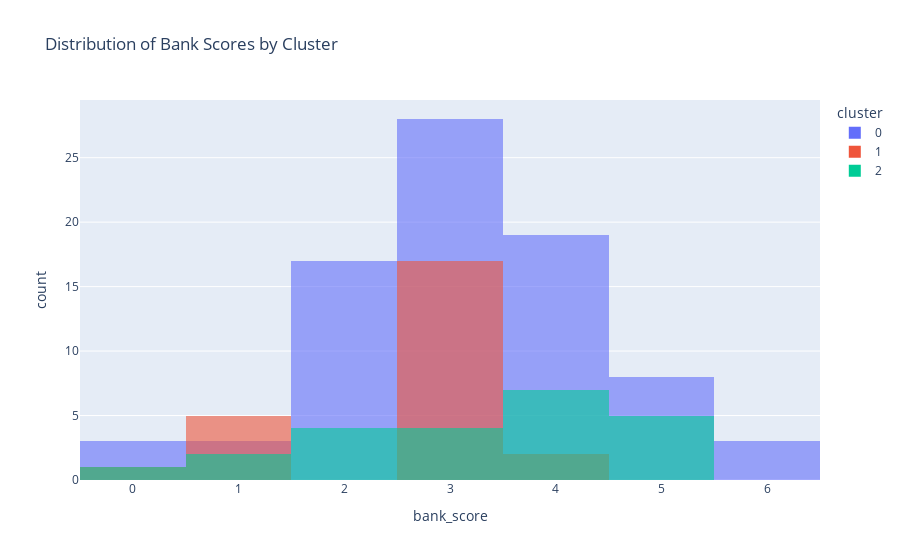

Source (notebook cell):
### Code cell
# Use k-means to cluster data and plot distribution of bank scores by cluster
fig = px.histogram(
    df, x="bank_score", color="cluster",
    opacity=0.6, barmode='overlay', title="Distribution of Bank Scores by Cluster"
)
fig.show()
fig.write_image("umap_bank_score.png")

### Figure 1 — Plotly figure (JSON) as saved in the notebook; plotly's stock layout.template omitted (floating-point values rounded to 4 significant figures)
{"data": [{"alignmentgroup": "True", "bingroup": "x", "hovertemplate": "cluster=0<br>bank_score=%{x}<br>count=%{y}<extra></extra>", "legendgroup": "0", "marker": {"color": "#636efa", "opacity": 0.6, "pattern": {"shape": ""}}, "name": "0", "offsetgroup": "0", "orientation": "v", "showlegend": true, "type": "histogram", "x": [4, 3, 2, 4, 3, 4, 4, 3, 5, 2, 2, 4, 4, 4, 3, 3, 2, 3, 0, 3, 3, 2, 5, 4, 0, 4, 3, 2, 4, 2, 2, 5, 4, 3, 4, 6, 2, 3, 4, 3, 6, 3, 3, 5, 2, 2, 5, 3, 4, 1, 3, 4, 0, 2, 5, 3, 3, 3, 2, 1, 5, 3, 1, 2, 4, 6, 2, 3, 3, 3, 4, 4, 3, 5, 4, 3, 3, 3, 2, 3, 2], "xaxis": "x", "yaxis": "y"}, {"alignmentgroup": "True", "bingroup": "x", "hovertemplate": "cluster=1<br>bank_score=%{x}<br>count=%{y}<extra></extra>", "legendgroup": "1", "marker": {"color": "#EF553B", "opacity": 0.6, "pattern": {"shape": ""}}, "name": "1", "offsetgroup": "1", "orientation": "v", "showlegend": true, "type": "histogram", "x": [4, 1, 3, 3, 3, 3, 3, 0, 1, 4, 3, 3, 1, 3, 3, 3, 3, 1, 3, 1, 3, 3, 3, 3, 3], "xaxis": "x", "yaxis": "y"}, {"alignmentgroup": "True", "bingroup": "x", "hovertemplate": "cluster=2<br>bank_score=%{x}<br>count=%{y}<extra></extra>", "legendgroup": "2", "marker": {"color": "#00cc96", "opacity": 0.6, "pattern": {"shape": ""}}, "name": "2", "offsetgroup": "2", "orientation": "v", "showlegend": true, "type": "histogram", "x": [1, 2, 4, 5, 4, 4, 4, 4, 3, 4, 2, 5, 0, 2, 5, 1, 4, 3, 3, 3, 2, 5, 5], "xaxis": "x", "yaxis": "y"}], "layout": {"barmode": "overlay", "legend": {"title": {"text": "cluster"}, "tracegroupgap": 0}, "title": {"text": "Distribution of Bank Scores by Cluster"}, "xaxis": {"anchor": "y", "domain": [0, 1], "title": {"text": "bank_score"}}, "yaxis": {"anchor": "x", "domain": [0, 1], "title": {"text": "count"}}}}
